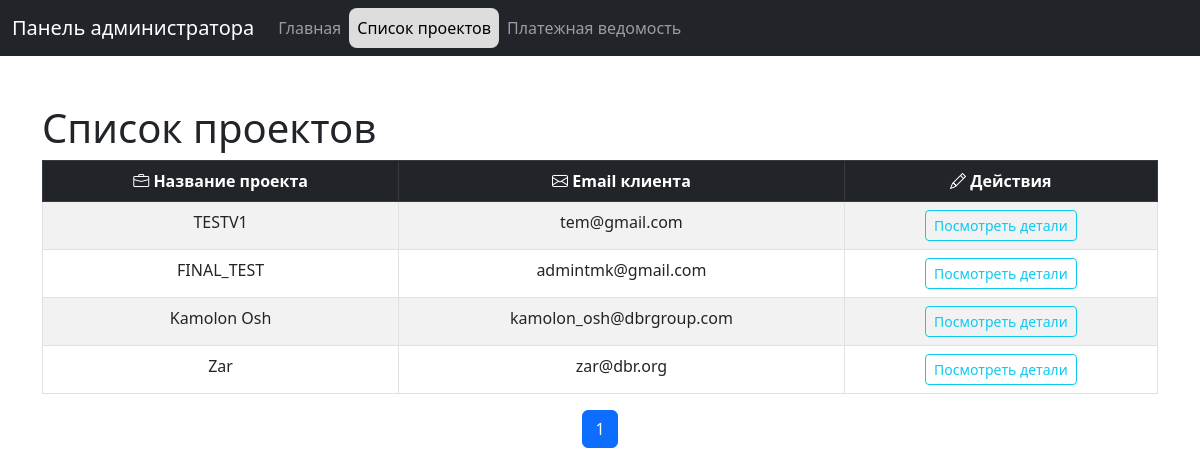
Screenshot of /jobs/ with the database file from the repository.
### fin_app_v2/models.py (models this page shows, shortened)
class Job(models.Model):
    title = models.CharField(max_length=100)
    client_email = models.EmailField(unique=True)
    client_password = models.CharField(max_length=100)
    over_all_income = models.PositiveIntegerField(default=0)  # Total income for the job
    created_at = models.DateTimeField(auto_now_add=True)  # Add this field

### fin_app_v2/views.py (the view)
# urls.py: path('jobs/', job_list, name='job_list'),
def job_list(request):
    jobs = Job.objects.all()
    paginator = Paginator(jobs, 20)  # Show 10 jobs per page
    page_number = request.GET.get('page')
    page_jobs = paginator.get_page(page_number)
    return render(request, 'job_list.html', {
        'jobs': page_jobs,  # Pass the paginated jobs
    })

### templates/job_list.html (shortened to what this page needs)
<!DOCTYPE html>
<html lang="ru">
<head>
    <link href="https://cdn.jsdelivr.net/npm/bootstrap-icons/font/bootstrap-icons.css" rel="stylesheet">
    <link href="https://cdn.jsdelivr.net/npm/bootstrap@5.3.0-alpha1/dist/css/bootstrap.min.css" rel="stylesheet">
</head>
<body>
    <nav class="navbar navbar-expand-lg navbar-dark bg-dark">
        <div class="container-fluid">
            <a class="navbar-brand" href="{% url 'admin_dashboard' %}">Панель администратора</a>
            <div class="collapse navbar-collapse" id="navbarNav">
                <ul class="navbar-nav">
                    <li class="nav-item">
                        <a class="nav-link" href="{% url 'admin_dashboard' %}">Главная</a>
                    </li>
                    <li class="nav-item">
                        <a class="nav-link active_link" href="{% url 'job_list' %}">Список проектов</a>
                    </li>
                    <li class="nav-item">
                        <a class="nav-link" href="{% url 'dev_history' %}">Платежная ведомость</a>
                    </li>
                </ul>
            </div>
        </div>
    </nav>
    <div class="container mt-5">
        <h1>Список проектов</h1>
        <div class="table-responsive">
            <table class="table table-striped table-bordered">
                <thead class="table-dark">
                    <tr align="center">
                        <th><i class="bi bi-briefcase"></i> Название проекта</th>
                        <th><i class="bi bi-envelope"></i> Email клиента</th>
                        <th><i class="bi bi-pencil"></i> Действия</th>
                    </tr>
                </thead>
                <tbody>
                    {% for job in jobs %}
                    <tr>
                        <td align="center">{{ job.title }}</td>
                        <td align="center">{{ job.client_email }}</td>
                        <td align="center">
                            <a href="{% url 'job_details' job.id %}" class="btn btn-outline-info btn-sm">Посмотреть детали</a>
                        </td>
                    </tr>
                    {% empty %}
                    <tr>
                        <td colspan="3" class="text-center">Проекты отсутствуют.</td>
                    </tr>
                    {% endfor %}
                </tbody>
            </table>
        </div>
        <nav aria-label="Навигация по страницам">
            <ul class="pagination justify-content-center">
                {% for num in jobs.paginator.page_range %}
                    <li class="page-item {% if jobs.number == num %}active{% endif %}">
                        <a class="page-link" href="?page={{ num }}">{{ num }}</a>
                    </li>
                {% endfor %}
            </ul>
        </nav>
    </div>
</body>
</html>

### templates/job_list.html (style rules this page uses)
tbody tr:nth-child(odd) { background-color: #f8f9fa; }
tbody tr:nth-child(even) { background-color: #ffffff; }
.active_link { background: #ddd !important; color: #000 !important; border-radius: 8px; }

### rows the page displays
Job: title "TESTV1", client_email "tem@gmail.com"
Job: title "FINAL_TEST", client_email "admintmk@gmail.com"
Job: title "Kamolon Osh", client_email "kamolon_osh@dbrgroup.com"
Job: title "Zar", client_email "zar@dbr.org"

### other values shown
{{ num }} "1"
